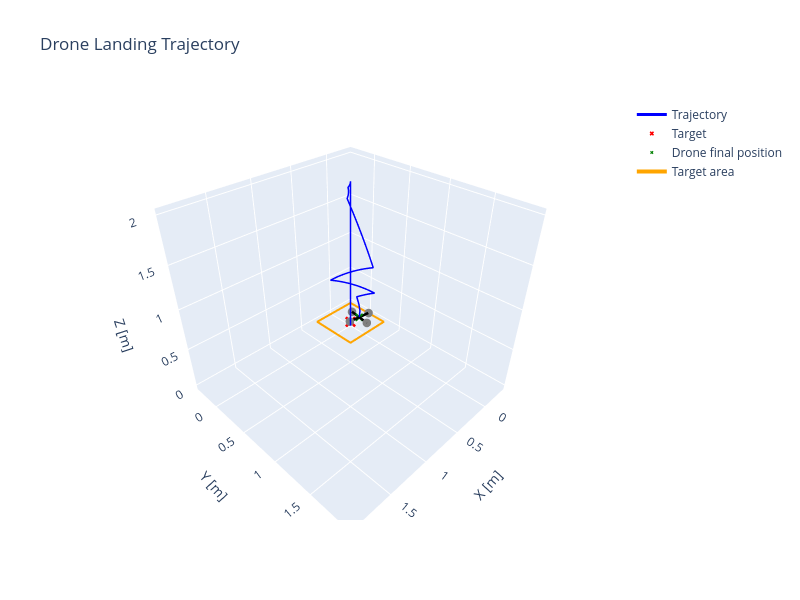

Notebook source saved alongside this figure:
### Code cell
sim_dt = 0.1         # simulation step (10 Hz)
env = DroneLandingEnv(render_mode=None, dt=sim_dt)
controller_dt = 1.0  # controller step (1 Hz)

pid = PIDController(Kp=[2.0,2.0,2.0, 2.0], Ki=[0.1,0.1,0.0,0.2], Kd=[0.0,0.0,0.0,0.0], dt=controller_dt, integral_limit=0.5, z_fixed_speed= -0.2, yaw_2_steps =True)

states, target = run_pid_simulation(env = env, pid = pid, init_mode='fixed', plot=True, init_pos = [2.0,2.0,2.0, 2.0], verbose=True)

### Figure 1 — Plotly figure (JSON) as saved in the notebook; plotly's stock layout.template omitted (floating-point values rounded to 4 significant figures)
{"data": [{"line": {"color": "blue", "width": 3}, "mode": "lines", "name": "Trajectory", "type": "scatter3d", "x": [1.929, 1.859, 1.788, 1.717, 1.647, 1.576, 1.505, 1.435, 1.364, 1.293, 1.223, 1.152, 1.081, 1.011, 0.9403, 0.8697, 0.7991, 0.7285, 0.6578, 0.5872, 0.517, 0.4467, 0.3765, 0.3063, 0.236, 0.1658, 0.09553, 0.02528, -0.04496, -0.1152, -0.1105, -0.1054, -0.09994, -0.0941, -0.08799, -0.08166, -0.07518, -0.06861, -0.06201, -0.05546, -0.05178, -0.04739, -0.04231, -0.03659, -0.0303, -0.0235, -0.01625, -0.00862, -0.0006903, 0.007462, -0.01213, -0.03042, -0.04735, -0.0629, -0.07702, -0.08967, -0.1008, -0.1105, -0.1186, -0.1251, -0.1051, -0.08127, -0.05366, -0.02249, 0.01201, 0.04962, 0.09005, 0.133, 0.1783, 0.2254, 0.1742, 0.1248, 0.07732, 0.0322, -0.0103, -0.04988, -0.08629, -0.1193, -0.1487, -0.1742, -0.1458, -0.1137, -0.07816, -0.03933, -0.04876, -0.05594, -0.0544], "y": [1.929, 1.859, 1.788, 1.717, 1.647, 1.576, 1.505, 1.435, 1.364, 1.293, 1.223, 1.152, 1.081, 1.011, 0.9403, 0.8697, 0.7991, 0.7285, 0.6578, 0.5872, 0.517, 0.4467, 0.3765, 0.3063, 0.236, 0.1658, 0.09553, 0.02528, -0.04496, -0.1152, -0.1105, -0.1064, -0.1027, -0.09963, -0.09714, -0.09527, -0.09404, -0.09346, -0.09354, -0.09428, -0.08677, -0.07966, -0.07302, -0.06691, -0.0614, -0.05655, -0.05239, -0.04896, -0.04631, -0.04446, -0.01854, 0.008329, 0.03606, 0.0646, 0.09388, 0.1238, 0.1543, 0.1854, 0.2168, 0.2487, 0.2011, 0.1553, 0.1116, 0.07048, 0.03207, -0.003311, -0.03542, -0.06403, -0.08894, -0.11, -0.0912, -0.06833, -0.04153, -0.01096, 0.02317, 0.06064, 0.1012, 0.1446, 0.1905, 0.2386, 0.1922, 0.1482, 0.107, 0.06889, 0.09817, 0.1105, 0.1007], "z": [1.997, 1.993, 1.99, 1.986, 1.983, 1.979, 1.976, 1.972, 1.969, 1.965, 1.96, 1.954, 1.949, 1.944, 1.938, 1.933, 1.928, 1.922, 1.917, 1.912, 1.9, 1.889, 1.877, 1.866, 1.854, 1.843, 1.831, 1.82, 1.808, 1.797, 1.792, 1.787, 1.782, 1.777, 1.773, 1.768, 1.763, 1.758, 1.753, 1.748, 1.739, 1.729, 1.72, 1.711, 1.701, 1.692, 1.682, 1.673, 1.663, 1.654, 1.573, 1.493, 1.412, 1.332, 1.251, 1.17, 1.09, 1.009, 0.9284, 0.8478, 0.8304, 0.813, 0.7956, 0.7781, 0.7607, 0.7433, 0.7259, 0.7085, 0.6911, 0.6736, 0.6529, 0.6322, 0.6116, 0.5909, 0.5702, 0.5495, 0.5288, 0.5081, 0.4874, 0.4667, 0.4491, 0.4315, 0.4139, 0.3962, 0.2962, 0.1962, 0.09624]}, {"marker": {"color": "red", "size": 4, "symbol": "x"}, "mode": "markers", "name": "Target", "type": "scatter3d", "x": [0.0], "y": [0.0], "z": [0.0]}, {"marker": {"color": "green", "size": 3, "symbol": "x"}, "mode": "markers", "name": "Drone final position", "type": "scatter3d", "x": [-0.0544], "y": [0.1007], "z": [0.09624]}, {"line": {"color": "black", "width": 5}, "mode": "lines", "showlegend": false, "type": "scatter3d", "x": [-0.2032, 0.09435], "y": [0.12, 0.08137], "z": [0.09624, 0.09624]}, {"line": {"color": "black", "width": 5}, "mode": "lines", "showlegend": false, "type": "scatter3d", "x": [-0.07369, -0.0351], "y": [-0.04808, 0.2494], "z": [0.09624, 0.09624]}, {"marker": {"color": "gray", "size": 5, "symbol": "circle"}, "mode": "markers", "showlegend": false, "type": "scatter3d", "x": [0.09435], "y": [0.08137], "z": [0.09624]}, {"marker": {"color": "gray", "size": 5, "symbol": "circle"}, "mode": "markers", "showlegend": false, "type": "scatter3d", "x": [-0.2032], "y": [0.12], "z": [0.09624]}, {"marker": {"color": "gray", "size": 5, "symbol": "circle"}, "mode": "markers", "showlegend": false, "type": "scatter3d", "x": [-0.0351], "y": [0.2494], "z": [0.09624]}, {"marker": {"color": "gray", "size": 5, "symbol": "circle"}, "mode": "markers", "showlegend": false, "type": "scatter3d", "x": [-0.07369], "y": [-0.04808], "z": [0.09624]}, {"line": {"color": "orange", "width": 4}, "mode": "lines", "name": "Target area", "type": "scatter3d", "x": [-0.3, 0.3, 0.3, -0.3, -0.3], "y": [-0.3, -0.3, 0.3, 0.3, -0.3], "z": [0.0, 0.0, 0.0, 0.0, 0.0]}], "layout": {"height": 600, "scene": {"aspectmode": "data", "xaxis": {"title": {"text": "X [m]"}}, "yaxis": {"title": {"text": "Y [m]"}}, "zaxis": {"title": {"text": "Z [m]"}}}, "title": {"text": "Drone Landing Trajectory"}, "width": 800}}
